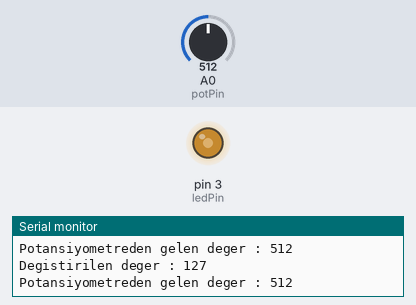
Bench run of a sketch on a simulated Arduino Uno, built with avr-gcc and run on an emulated ATmega328P. Parts: output pins drawn as LEDs (lit = HIGH), the last lines printed to the serial monitor. The test bench sets the inputs (shaded band); at power-on: A0 (potPin) = 512.

Above: at 1.2 s.
1.3 s: A0 (potPin) set to 415
At 2.6 s:
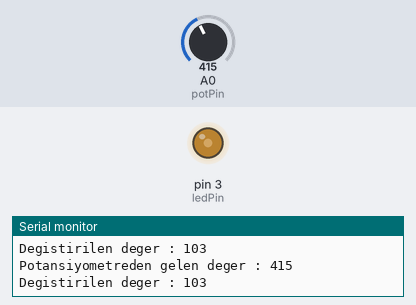
4.3 s: A0 (potPin) set to 388
At 5.3 s:
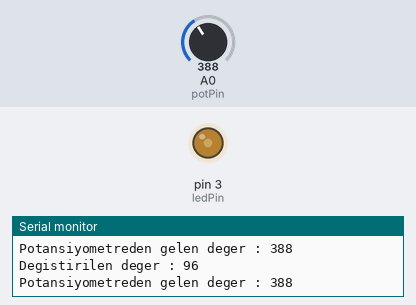
7.3 s: A0 (potPin) set to 107
At 8.6 s:
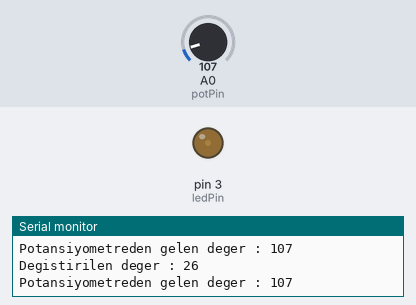
8.9 s: A0 (potPin) set to 88
At 10.4 s:
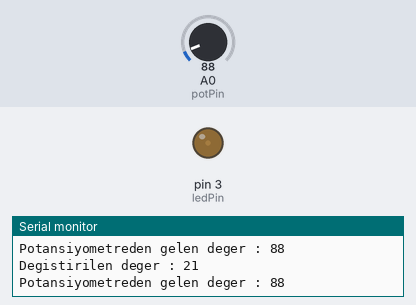
11.9 s: A0 (potPin) set to 0
At 13.0 s:
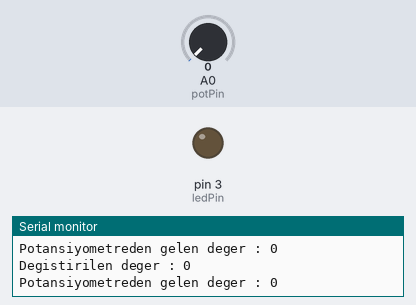
13.5 s: A0 (potPin) set to 8
At 14.1 s:
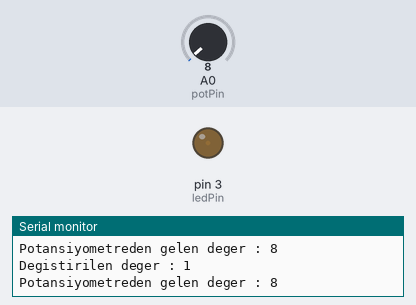
16.5 s: A0 (potPin) set to 11
Timing chart, 0 to 19.5 s (numbered marks = the images above; inputs shaded):
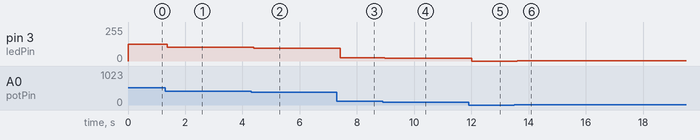

Measured:
- after the input at 1.3 s, pin 3 (ledPin): 127/255 → 103/255 after 0.07 s
- after the input at 4.3 s, pin 3 (ledPin): 103/255 → 96/255 after 0.09 s
- after the input at 7.3 s, pin 3 (ledPin): 96/255 → 26/255 after 0.12 s
- after the input at 8.9 s, pin 3 (ledPin): 26/255 → 21/255 after 0.06 s
- after the input at 11.9 s, pin 3 (ledPin): 21/255 → 0/255 after 0.11 s
- after the input at 13.5 s, pin 3 (ledPin): 0/255 → 1/255 after 0.10 s
- after the input at 16.5 s, pin 3 (ledPin): 1/255 → 2/255 after 0.11 s

The sketch:

Versiyon1.ino
```cpp
int potPin=A0;
int ledPin=3;

int deger=0;
int ledDeger=0;

void setup() {
  pinMode(potPin, INPUT);
  pinMode(ledPin, OUTPUT);
  Serial.begin(9600);

}

void loop() {
  deger=analogRead(potPin);
  Serial.print("Potansiyometreden gelen deger : ");
  Serial.println(deger);

  ledDeger=map(deger, 0,1023, 0,255);
  Serial.print("Degistirilen deger : ");
  Serial.println(ledDeger);
  //delay(500);

  analogWrite(ledPin, ledDeger);

}
```
